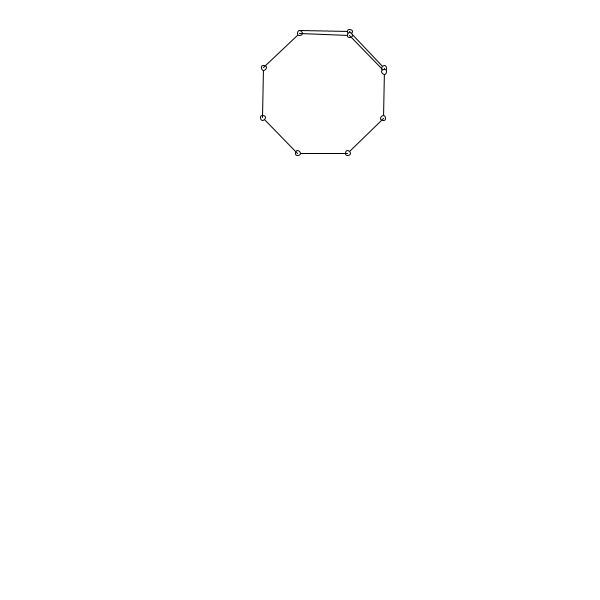
Frame 1 (no input)
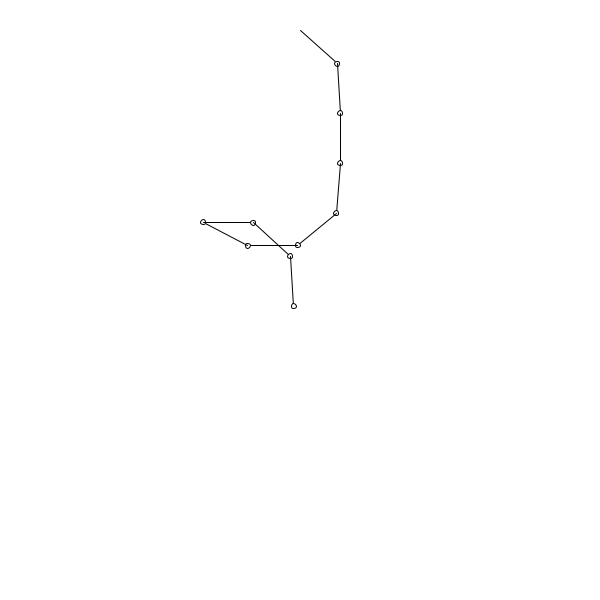
Frame 60 (the mouse pressed at the canvas centre just before this capture)
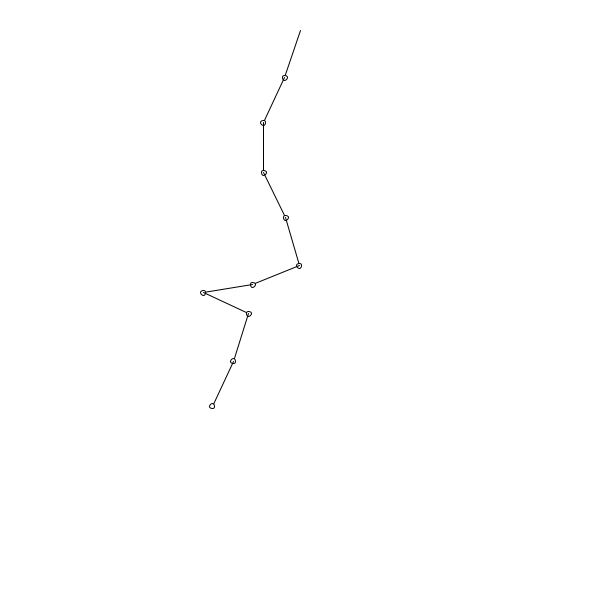
Frame 120 (the mouse held since frame 60 and released just before this capture)

The Processing sketch that drew these frames (run headless with seeded random() and noise(); from frame 60 on, the mouse is pressed at the canvas centre):

// Processing sketch: processing_143634
// ── processing_143634.pde

Pendulum[] pendulums;
int nPend = 10;

void setup(){
  size(600,600);
  //frameRate(10);

  pendulums = new Pendulum[nPend];
  for (int i = 0; i < nPend; i++){
    pendulums[i] = new Pendulum();
    pendulums[i].ang = (-1)^(i+1)*(-45);
    pendulums[i].armLength = 50;
    
    if(i > 0){
      pendulums[i].setJoined(pendulums[i-1]);
    }
  }

}

void draw(){
  background(255);
  translate(width/2,30);
  pendulums[nPend-1].update();
  pendulums[nPend-1].display();
}

class Pendulum
{
  float originX;
  float originY;
  float x;
  float y;
  float armLength;
  float ang;
  float aVel;
  float aAcel;
  float grav = 1; 
  float damping = .991; 
  Pendulum joined;
  
  void update()
  {
    aAcel = (-1*grav)*sin(radians(ang));
    aVel += aAcel;
    ang += aVel;
    aVel *= damping;

    x = originX + armLength*sin(radians(ang));
    y = originY + armLength*cos(radians(ang));
    
    if(joined != null)
    {
      joined.setOrigin(x,y);
      joined.update();
    }
  }
  
  void display()
  {
    line(originX,originY,x,y);
    ellipse(x,y,5,5);
    
    if(joined != null)
    {
      joined.display();
    }
  }
  
  void setJoined(Pendulum joined)
  {
    this.joined = joined;
  }
  
  void setOrigin(float x, float y)
  {
    originX = x;
    originY = y;
  }
}
